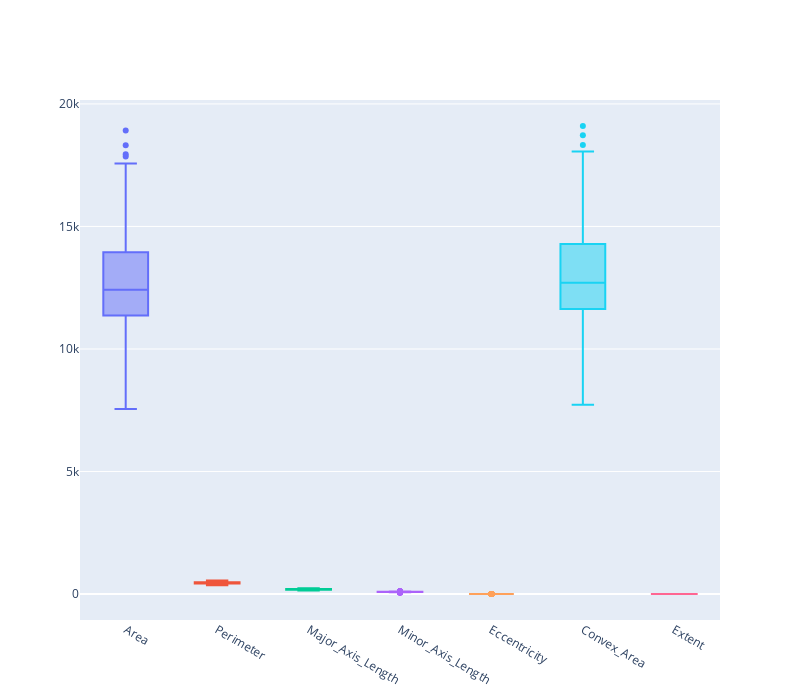

Notebook source saved alongside this figure:
### Code cell
import plotly.graph_objects as go

fig = go.Figure()
for i in df.columns:
    fig.add_trace(go.Box(y=df[str(i)], name=str(i)))
fig.update_layout(showlegend=False,height = 700, width=800)
fig.show()

### Figure 1 — Plotly figure (JSON) as saved in the notebook; plotly's stock layout.template omitted (floating-point values rounded to 4 significant figures; data arrays with more than 128 entries replaced by an {"elided": "..."} marker saying what was removed)
{"data": [{"name": "Area", "type": "box", "y": {"elided": "3810 int values"}}, {"name": "Perimeter", "type": "box", "y": {"elided": "3810 float values"}}, {"name": "Major_Axis_Length", "type": "box", "y": {"elided": "3810 float values"}}, {"name": "Minor_Axis_Length", "type": "box", "y": {"elided": "3810 float values"}}, {"name": "Eccentricity", "type": "box", "y": {"elided": "3810 float values"}}, {"name": "Convex_Area", "type": "box", "y": {"elided": "3810 int values"}}, {"name": "Extent", "type": "box", "y": {"elided": "3810 float values"}}], "layout": {"height": 700, "showlegend": false, "width": 800, "xaxis": {"autorange": true, "range": [-0.5, 6.5], "type": "category"}, "yaxis": {"autorange": true, "range": [-1061.0, 20160.0], "type": "linear"}}}
